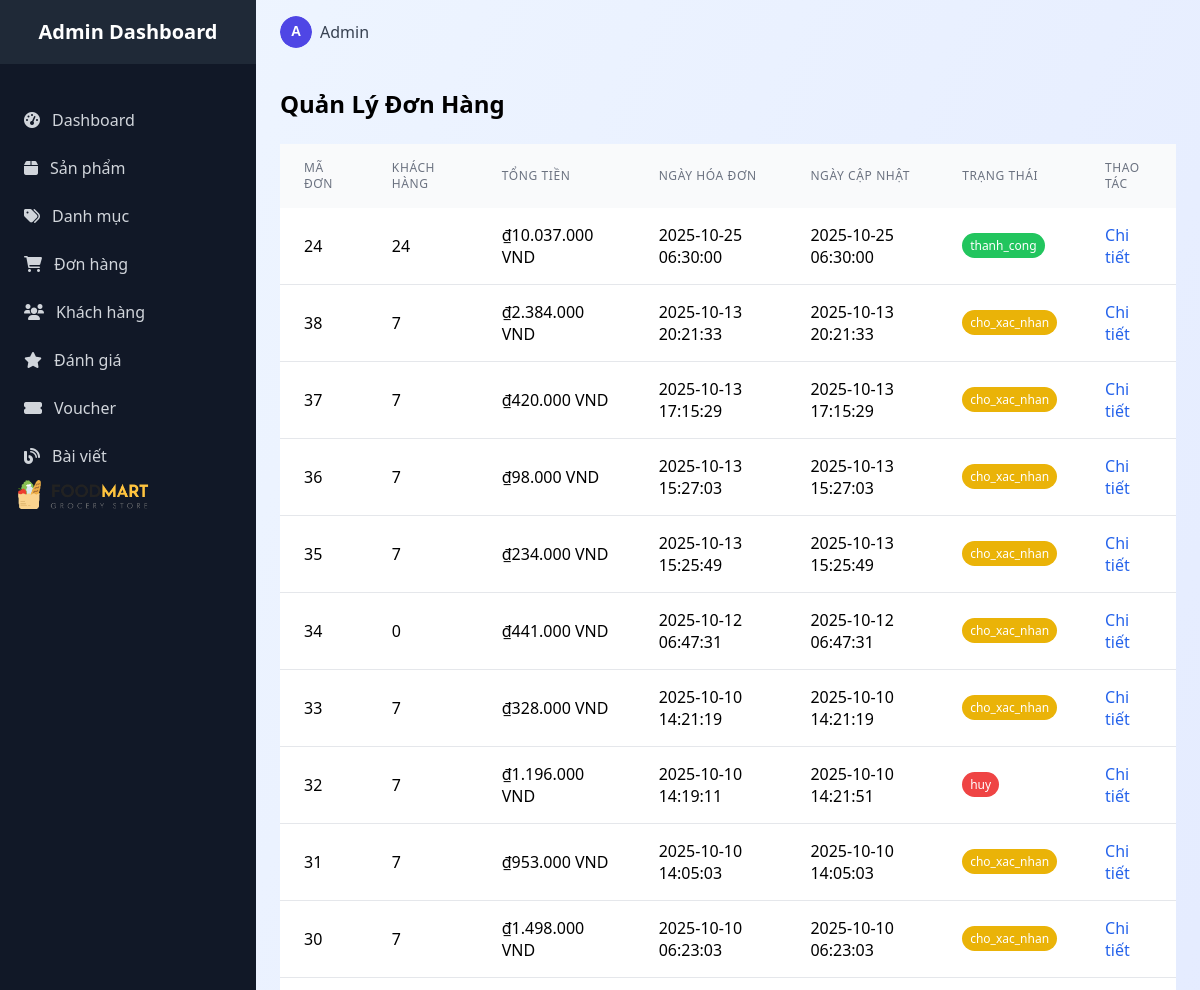
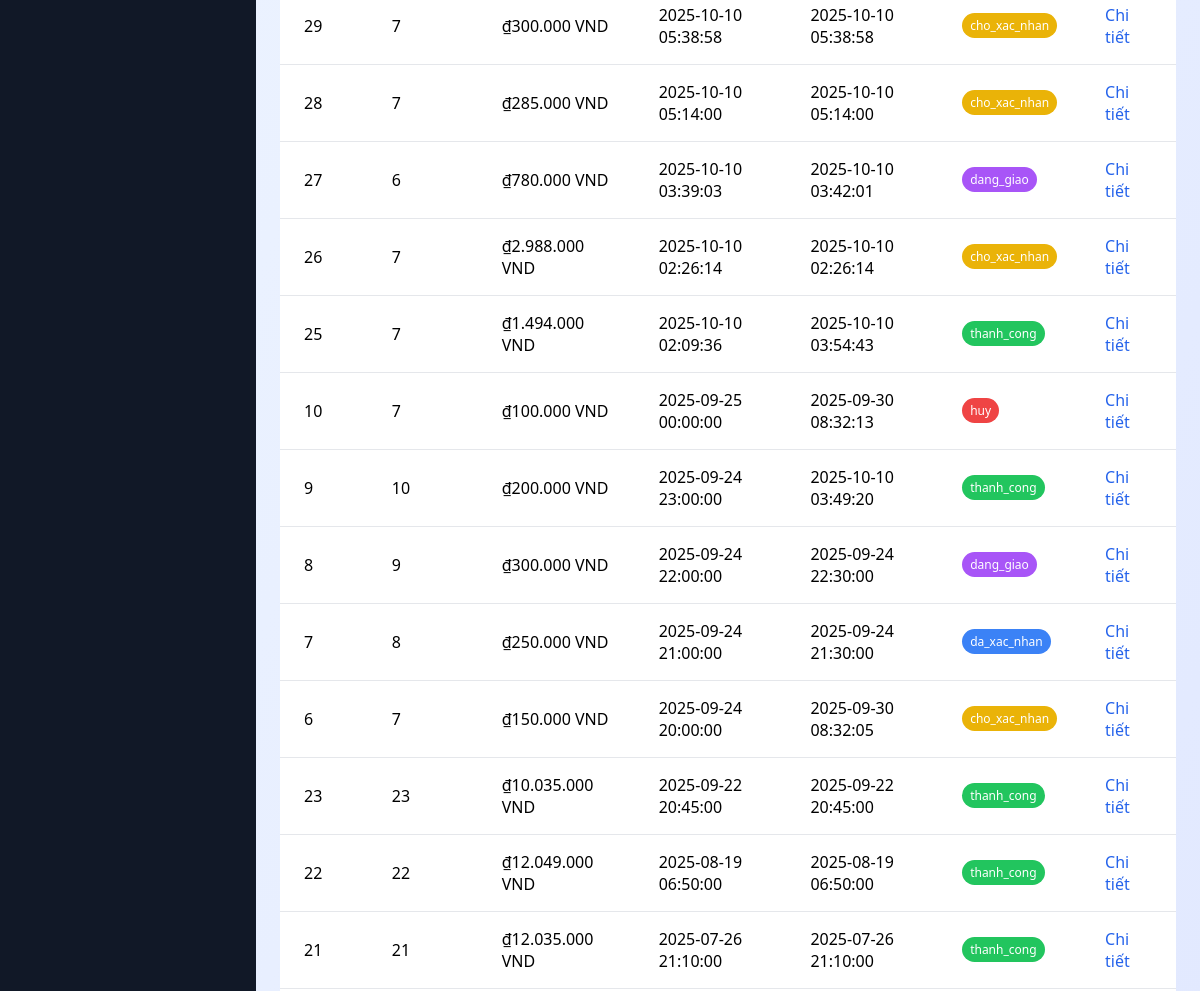
The page /admin/admin_order/index (signed in, upper part) on the database as committed earlier (2 pictures, top to bottom).
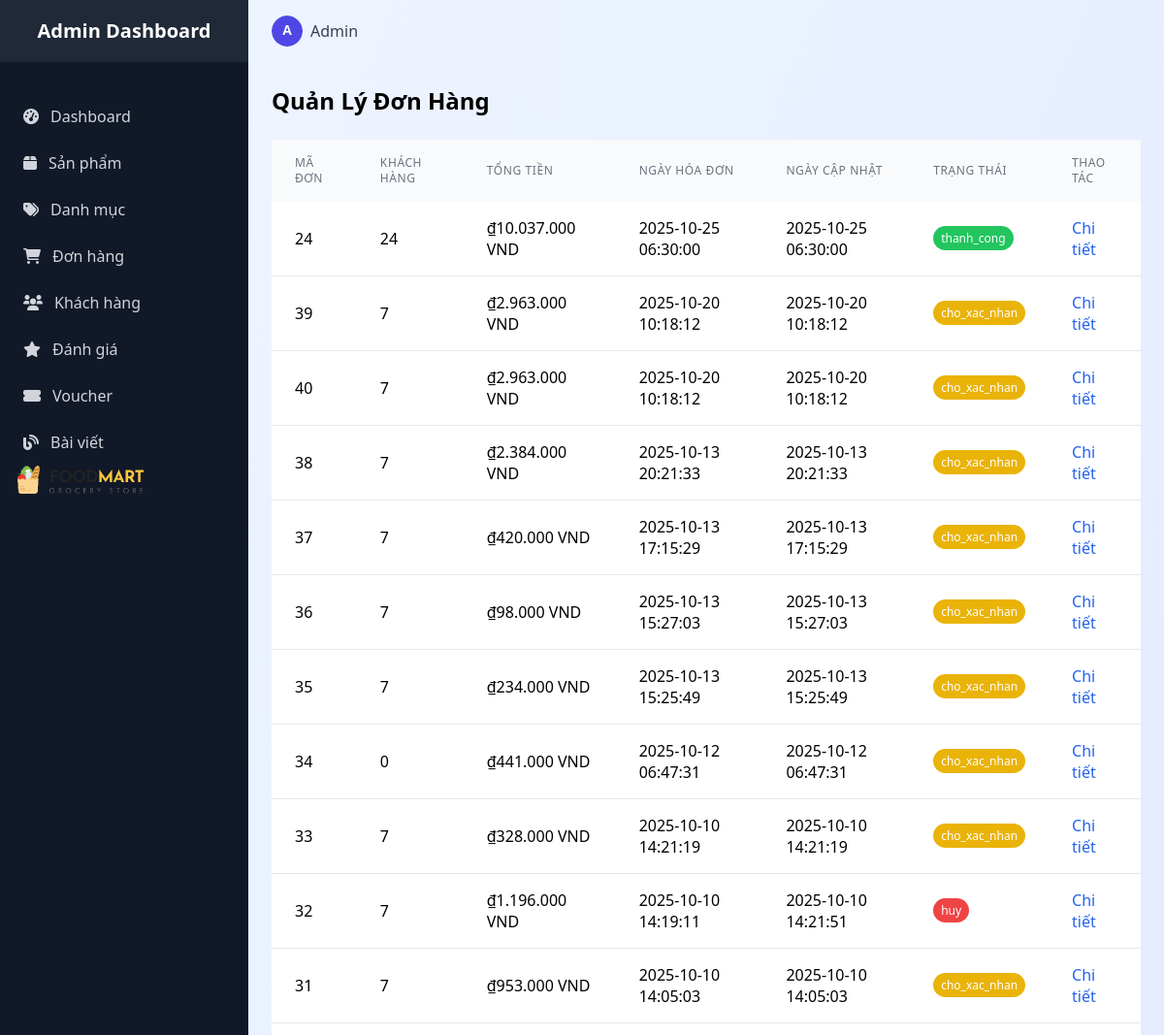
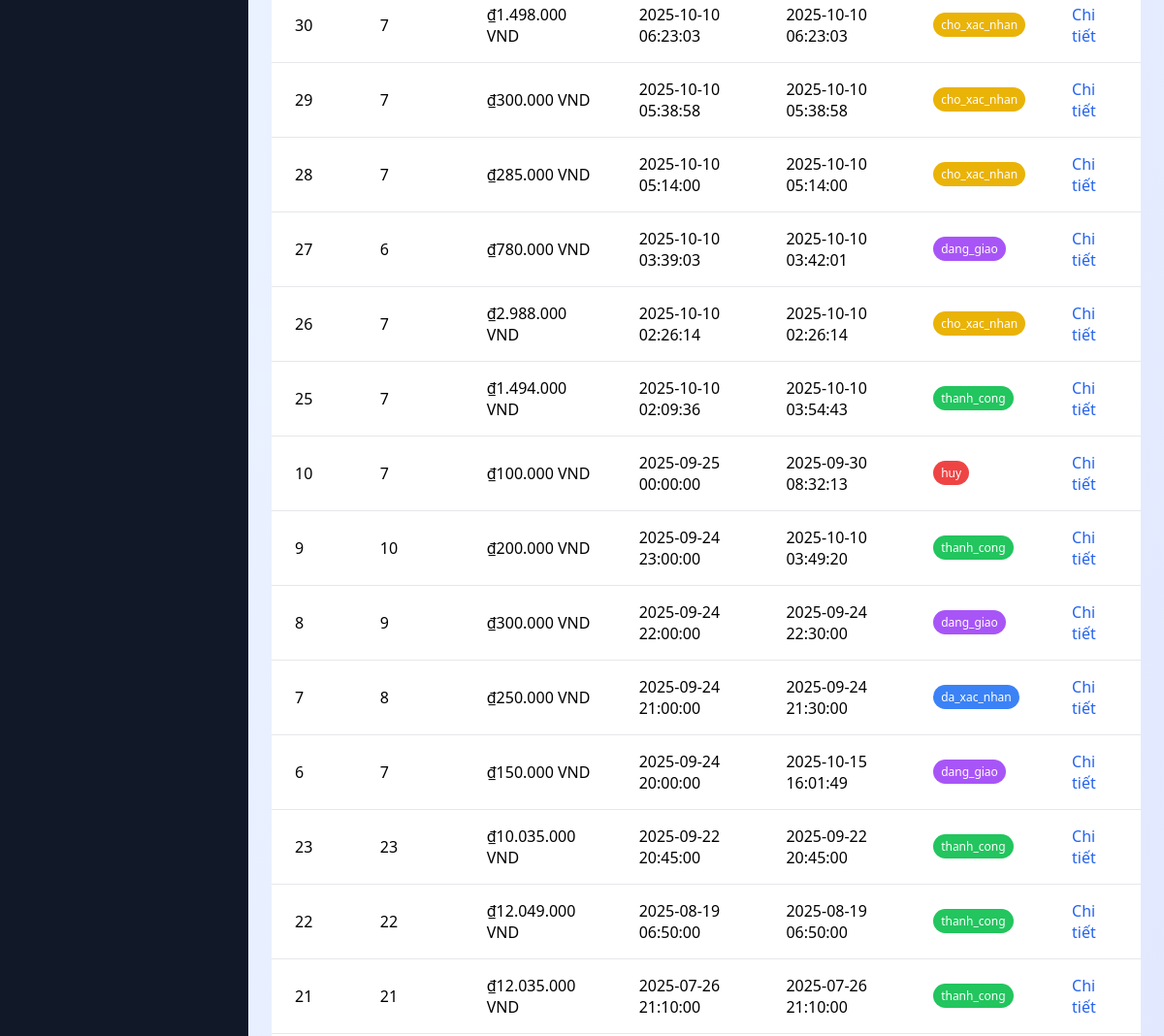
The same page on the database as committed later (2 pictures, top to bottom).
### tables this page shows
CREATE TABLE `orders` (
  `id` int(11) NOT NULL,
  `user_id` int(11) DEFAULT NULL,
  `fullname` varchar(100) DEFAULT NULL,
  `phone` varchar(20) DEFAULT NULL,
  `address` varchar(255) DEFAULT NULL,
  `total_price` decimal(10,2) NOT NULL,
  `payment_method` enum('cod','bank','paypal') DEFAULT 'cod',
  `status` enum('cho_xac_nhan','da_xac_nhan','dang_giao','da_giao','thanh_cong','huy') DEFAULT 'cho_xac_nhan',
  `created_at` timestamp NOT NULL DEFAULT current_timestamp(),
  `updated_at` timestamp NOT NULL DEFAULT current_timestamp() ON UPDATE current_timestamp()
);

### controllers/admin/Admin_orderController.php (called while the page is built, shortened)
<?php
require_once 'models/OrderModel.php';
class Admin_orderController extends Controller {
    private $model;
    public function __construct() {
        $this->model = new OrderModel();
    }
    public function index() {
        $orders = $this->model->getAllOrders();
        $data = [
            'orders' => $orders
        ];
        require_once ROOT . '/views/admin/order/order.php';
    }
}
?>

### index.php (called while the page is built, shortened)
<?php
require_once ROOT . "core" . DIRECTORY_SEPARATOR . "database.php";
$app = new App();

### core/database.php (called while the page is built, shortened)
<?php
class Database {
    public function __construct() {
        $this->conn = new mysqli(DB_HOST, DB_USER, DB_PASS, DB_NAME);
    }
}

### models/OrderModel.php (called while the page is built, shortened)
<?php
require_once ROOT . "core/database.php";
class OrderModel extends Database
{
    public function getAllOrders()
    {
        $sql = "SELECT * FROM orders ORDER BY created_at DESC";
        $result = $this->conn->query($sql);
        return $result->fetch_all(MYSQLI_ASSOC);
    }
}

### views/admin/order/order.php (the view, shortened to what the changed rows need)
<?php
$orders = $data['orders'] ?? [];
?>
<body class="bg-gradient-to-br from-blue-50 to-indigo-100 min-h-screen">
<?php include ROOT . '/views/admin/layouts/sidebar.php'; ?>
    <div class="lg:ml-64">
    <?php include ROOT . '/views/admin/layouts/header.php'; ?>
        <main class="p-6">
            <h2 class="text-2xl font-bold mb-6">Quản Lý Đơn Hàng</h2>
            <div class="overflow-x-auto custom-scrollbar">
                <table class="w-full table table-striped">
                    <thead class="bg-gray-50">
                        <tr>
                            <th class="px-6 py-4 text-left text-xs font-medium text-gray-500 uppercase tracking-wider">Mã đơn</th>
                            <th class="px-6 py-4 text-left text-xs font-medium text-gray-500 uppercase tracking-wider">Khách hàng</th>
                            <th class="px-6 py-4 text-left text-xs font-medium text-gray-500 uppercase tracking-wider">Tổng tiền</th>
                            <th class="px-6 py-4 text-left text-xs font-medium text-gray-500 uppercase tracking-wider">Ngày Hóa Đơn</th>
                            <th class="px-6 py-4 text-left text-xs font-medium text-gray-500 uppercase tracking-wider">Ngày Cập Nhật</th>
                            <th class="px-6 py-4 text-left text-xs font-medium text-gray-500 uppercase tracking-wider">Trạng thái</th>
                            <th class="px-6 py-4 text-left text-xs font-medium text-gray-500 uppercase tracking-wider">Thao tác</th>
                        </tr>
                    </thead>
                    <tbody class="bg-white divide-y divide-gray-200">
                        <?php if (empty($orders)): ?>
                            <tr>
                                <td colspan="5" class="px-6 py-4 text-center text-red-500">Không có đơn hàng nào.</td>
                            </tr>
                        <?php else: ?>
                            <?php
                            function getStatusClass($status) {
                                switch (strtolower($status)) {
                                    case 'cho_xac_nhan':
                                        return 'bg-yellow-500 text-white';
                                    case 'da_xac_nhan':
                                        return 'bg-blue-500 text-white';
                                    case 'dang_giao':
                                        return 'bg-purple-500 text-white';
                                    case 'thanh_cong':
                                        return 'bg-green-500 text-white';
                                    case 'huy':
                                        return 'bg-red-500 text-white';
                                }
                            }
                            ?>
                            <?php foreach ($orders as $order): ?>
                                <tr class="hover:bg-gray-50">
                                    <td class="px-6 py-4"><?php echo htmlspecialchars($order['id'] ?? 'N/A'); ?></td>
                                    <td class="px-6 py-4"><?php echo htmlspecialchars($order['user_id'] ?? 'Chưa có tên'); ?></td>
                                    <td class="px-6 py-4">₫<?php echo number_format($order['total_price'] ?? 0, 0, ',', '.'); ?> VND</td>
                                    <td class="px-6 py-4"><?php echo htmlspecialchars($order['created_at'] ?? 'Chưa có tên'); ?></td>
                                    <td class="px-6 py-4"><?php echo htmlspecialchars($order['updated_at'] ?? 'Chưa có tên'); ?></td>
                                    <td class="px-6 py-4">
                                        <span class="px-2 py-1 text-xs rounded-full <?php echo getStatusClass($order['status']); ?>">
                                            <?php echo htmlspecialchars($order['status'] ?? 'Chưa xác định'); ?>
                                        </span>
                                    </td>
                                    <td class="px-6 py-4">
                                        <a href="/FoodMartLab/admin/admin_order/detail/?id=<?php echo $order['id']; ?>" class="text-blue-600 hover:text-blue-800 mr-2">Chi tiết</a>
                                    </td>
                                </tr>
                            <?php endforeach; ?>
                        <?php endif; ?>
                    </tbody>
                </table>
            </div>
        </main>
    </div>
</body>

Rows that differ between the two databases and show on the page:
added orders: id "39", user "7", total_price "2.963.000", created_at "2025-10-20 10:18:12", updated_at "2025-10-20 10:18:12", status "cho_xac_nhan"
added orders: id "40", user "7", total_price "2.963.000", created_at "2025-10-20 10:18:12", updated_at "2025-10-20 10:18:12", status "cho_xac_nhan"
changed orders id 6: updated_at "2025-09-30 08:32:05" → "2025-10-15 16:01:49"; status "cho_xac_nhan" → "dang_giao"
